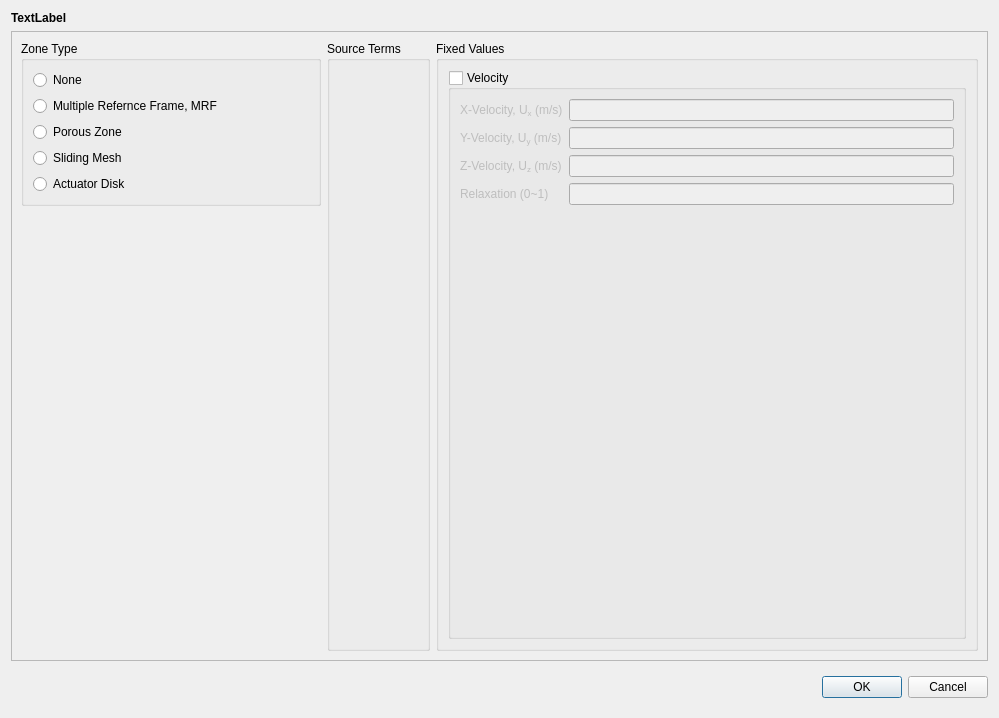
<?xml version="1.0" encoding="UTF-8"?>
<ui version="4.0">
 <class>CellZoneConditionDialog</class>
 <widget class="QDialog" name="CellZoneConditionDialog">
  <property name="geometry">
   <rect>
    <x>0</x>
    <y>0</y>
    <width>999</width>
    <height>718</height>
   </rect>
  </property>
  <property name="windowTitle">
   <string>Cell Zone Condtion</string>
  </property>
  <layout class="QVBoxLayout" name="verticalLayout_6">
   <item>
    <widget class="QLabel" name="zoneName">
     <property name="font">
      <font>
       <bold>true</bold>
      </font>
     </property>
     <property name="text">
      <string>TextLabel</string>
     </property>
    </widget>
   </item>
   <item>
    <widget class="QScrollArea" name="scrollArea">
     <property name="horizontalScrollBarPolicy">
      <enum>Qt::ScrollBarAlwaysOff</enum>
     </property>
     <property name="sizeAdjustPolicy">
      <enum>QAbstractScrollArea::AdjustToContents</enum>
     </property>
     <property name="widgetResizable">
      <bool>true</bool>
     </property>
     <widget class="QWidget" name="scrollAreaWidgetContents">
      <property name="geometry">
       <rect>
        <x>0</x>
        <y>0</y>
        <width>979</width>
        <height>628</height>
       </rect>
      </property>
      <layout class="QHBoxLayout" name="horizontalLayout_5">
       <item>
        <widget class="QWidget" name="widget" native="true">
         <layout class="QVBoxLayout" name="verticalLayout_2">
          <property name="leftMargin">
           <number>0</number>
          </property>
          <property name="topMargin">
           <number>0</number>
          </property>
          <property name="rightMargin">
           <number>0</number>
          </property>
          <property name="bottomMargin">
           <number>0</number>
          </property>
          <item>
           <widget class="QWidget" name="setting" native="true">
            <property name="sizePolicy">
             <sizepolicy hsizetype="Preferred" vsizetype="Preferred">
              <horstretch>0</horstretch>
              <verstretch>0</verstretch>
             </sizepolicy>
            </property>
            <property name="minimumSize">
             <size>
              <width>300</width>
              <height>0</height>
             </size>
            </property>
            <layout class="QVBoxLayout" name="verticalLayout_3">
             <property name="leftMargin">
              <number>0</number>
             </property>
             <property name="topMargin">
              <number>0</number>
             </property>
             <property name="rightMargin">
              <number>0</number>
             </property>
             <property name="bottomMargin">
              <number>0</number>
             </property>
             <item>
              <widget class="QGroupBox" name="zoneType">
               <property name="title">
                <string>Zone Type</string>
               </property>
               <layout class="QVBoxLayout" name="verticalLayout">
                <item>
                 <widget class="QRadioButton" name="none">
                  <property name="sizePolicy">
                   <sizepolicy hsizetype="Preferred" vsizetype="Fixed">
                    <horstretch>0</horstretch>
                    <verstretch>0</verstretch>
                   </sizepolicy>
                  </property>
                  <property name="text">
                   <string>None</string>
                  </property>
                  <attribute name="buttonGroup">
                   <string notr="true">zoneTypeRadioGroup</string>
                  </attribute>
                 </widget>
                </item>
                <item>
                 <widget class="QRadioButton" name="MRF">
                  <property name="sizePolicy">
                   <sizepolicy hsizetype="Minimum" vsizetype="Preferred">
                    <horstretch>0</horstretch>
                    <verstretch>0</verstretch>
                   </sizepolicy>
                  </property>
                  <property name="text">
                   <string>Multiple Refernce Frame, MRF</string>
                  </property>
                  <attribute name="buttonGroup">
                   <string notr="true">zoneTypeRadioGroup</string>
                  </attribute>
                 </widget>
                </item>
                <item>
                 <widget class="QRadioButton" name="porousZone">
                  <property name="text">
                   <string>Porous Zone</string>
                  </property>
                  <attribute name="buttonGroup">
                   <string notr="true">zoneTypeRadioGroup</string>
                  </attribute>
                 </widget>
                </item>
                <item>
                 <widget class="QRadioButton" name="slidingMesh">
                  <property name="sizePolicy">
                   <sizepolicy hsizetype="Preferred" vsizetype="Fixed">
                    <horstretch>0</horstretch>
                    <verstretch>0</verstretch>
                   </sizepolicy>
                  </property>
                  <property name="text">
                   <string>Sliding Mesh</string>
                  </property>
                  <attribute name="buttonGroup">
                   <string notr="true">zoneTypeRadioGroup</string>
                  </attribute>
                 </widget>
                </item>
                <item>
                 <widget class="QRadioButton" name="actuatorDisk">
                  <property name="sizePolicy">
                   <sizepolicy hsizetype="Preferred" vsizetype="Preferred">
                    <horstretch>0</horstretch>
                    <verstretch>0</verstretch>
                   </sizepolicy>
                  </property>
                  <property name="text">
                   <string>Actuator Disk</string>
                  </property>
                  <attribute name="buttonGroup">
                   <string notr="true">zoneTypeRadioGroup</string>
                  </attribute>
                 </widget>
                </item>
               </layout>
              </widget>
             </item>
            </layout>
           </widget>
          </item>
          <item>
           <spacer name="verticalSpacer">
            <property name="orientation">
             <enum>Qt::Vertical</enum>
            </property>
            <property name="sizeHint" stdset="0">
             <size>
              <width>20</width>
              <height>1</height>
             </size>
            </property>
           </spacer>
          </item>
         </layout>
        </widget>
       </item>
       <item>
        <widget class="QGroupBox" name="sourceTerms">
         <property name="title">
          <string>Source Terms</string>
         </property>
         <layout class="QVBoxLayout" name="verticalLayout_5"/>
        </widget>
       </item>
       <item>
        <widget class="QGroupBox" name="fixedValues">
         <property name="title">
          <string>Fixed Values</string>
         </property>
         <layout class="QVBoxLayout" name="verticalLayout_4">
          <item>
           <widget class="QGroupBox" name="velocityGroup">
            <property name="title">
             <string>Velocity</string>
            </property>
            <property name="checkable">
             <bool>true</bool>
            </property>
            <property name="checked">
             <bool>false</bool>
            </property>
            <layout class="QFormLayout" name="formLayout">
             <item row="0" column="0">
              <widget class="QLabel" name="label_21">
               <property name="text">
                <string>X-Velocity, U&lt;sub&gt;x&lt;/sub&gt; (m/s)</string>
               </property>
              </widget>
             </item>
             <item row="0" column="1">
              <widget class="QLineEdit" name="xVelocity"/>
             </item>
             <item row="1" column="0">
              <widget class="QLabel" name="label_23">
               <property name="text">
                <string>Y-Velocity, U&lt;sub&gt;y&lt;/sub&gt; (m/s)</string>
               </property>
              </widget>
             </item>
             <item row="1" column="1">
              <widget class="QLineEdit" name="yVelocity"/>
             </item>
             <item row="2" column="0">
              <widget class="QLabel" name="label_24">
               <property name="text">
                <string>Z-Velocity, U&lt;sub&gt;z&lt;/sub&gt; (m/s)</string>
               </property>
              </widget>
             </item>
             <item row="2" column="1">
              <widget class="QLineEdit" name="zVelocity"/>
             </item>
             <item row="3" column="0">
              <widget class="QLabel" name="label_22">
               <property name="text">
                <string>Relaxation (0~1)</string>
               </property>
              </widget>
             </item>
             <item row="3" column="1">
              <widget class="QLineEdit" name="relaxation"/>
             </item>
            </layout>
           </widget>
          </item>
         </layout>
        </widget>
       </item>
      </layout>
     </widget>
    </widget>
   </item>
   <item>
    <widget class="QWidget" name="widget_4" native="true">
     <layout class="QHBoxLayout" name="horizontalLayout_3">
      <property name="rightMargin">
       <number>0</number>
      </property>
      <item>
       <spacer name="horizontalSpacer_2">
        <property name="orientation">
         <enum>Qt::Horizontal</enum>
        </property>
        <property name="sizeHint" stdset="0">
         <size>
          <width>208</width>
          <height>20</height>
         </size>
        </property>
       </spacer>
      </item>
      <item>
       <widget class="QPushButton" name="ok">
        <property name="text">
         <string>OK</string>
        </property>
       </widget>
      </item>
      <item>
       <widget class="QPushButton" name="cancel">
        <property name="text">
         <string>Cancel</string>
        </property>
       </widget>
      </item>
     </layout>
    </widget>
   </item>
  </layout>
 </widget>
 <resources/>
 <connections>
  <connection>
   <sender>cancel</sender>
   <signal>clicked()</signal>
   <receiver>CellZoneConditionDialog</receiver>
   <slot>reject()</slot>
   <hints>
    <hint type="sourcelabel">
     <x>952</x>
     <y>687</y>
    </hint>
    <hint type="destinationlabel">
     <x>499</x>
     <y>358</y>
    </hint>
   </hints>
  </connection>
 </connections>
 <buttongroups>
  <buttongroup name="zoneTypeRadioGroup"/>
 </buttongroups>
</ui>
